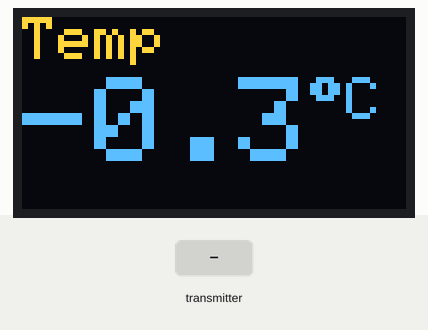
This sketch was run on a simulated ESP32. On the bench: 128×64 one-colour display. The inputs (shaded band) are chosen by the test bench. The OLED is the two-colour kind (top 16 rows yellow); what the sketch prints to the serial monitor is not drawn.

Above: at 3.4 s.
3.5 s: the transmitter starts sending hum = 25
At 4.8 s:
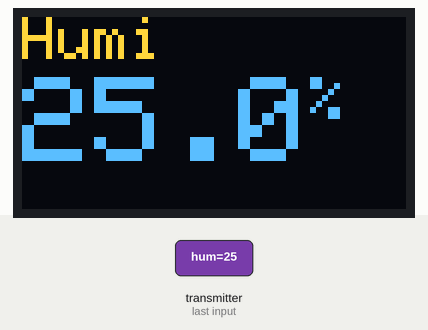
6.5 s: the transmitter starts sending temp = 25
At 9.2 s:
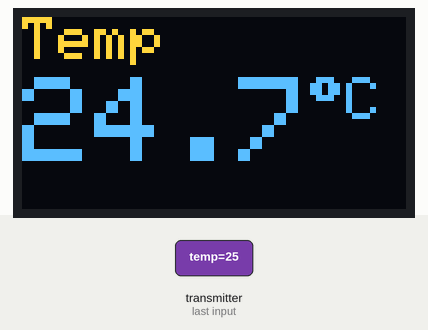
9.5 s: the transmitter starts sending pres = 25
12.5 s: the transmitter starts sending temp = 50
At 15.2 s:
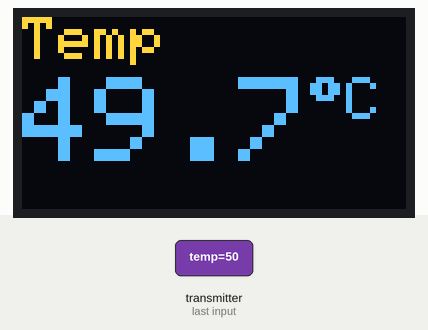
15.5 s: the transmitter starts sending hum = 0
At 17.2 s:
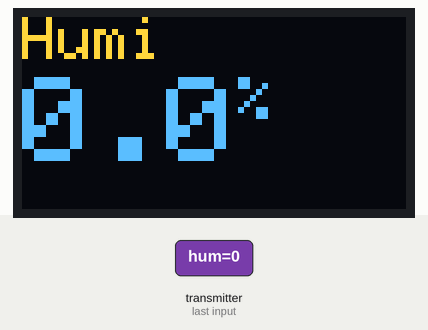
17.9 s: the transmitter starts sending pres = 50
At 19.6 s:
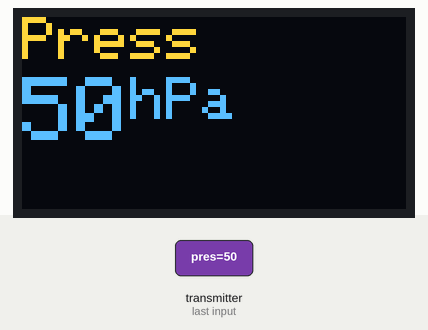
Timing chart, 0 to 21.1 s (numbered marks = the images above; inputs shaded):
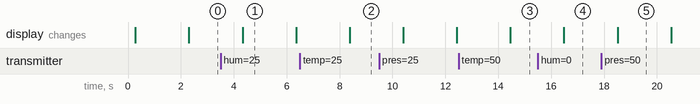

Measured:
- after the input at 6.5 s, the display: changes after 1.9 s (image 2)
- after the input at 12.5 s, the display: changes after 2.0 s (image 3)
- after the input at 15.5 s, the display: changes after 0.99 s (image 4)
- what the display in image 1 shows lasts 2.1 s, from 4.3 s to 6.4 s

The sketch:

Display.ino
```cpp
// Needed Libraties
#include <esp_now.h>
#include <WiFi.h>
#include <SPI.h>
#include <Wire.h>
#include <Adafruit_GFX.h>
#include <Adafruit_SH110X.h>

// Storing the I2C adress and other needed values, such as OLED Screen parameters
#define i2c_Address 0x3C

#define SCREEN_WIDTH 128
#define SCREEN_HEIGHT 64
#define OLED_RESET -1

// Initializing the display object
Adafruit_SH1106G display = Adafruit_SH1106G(SCREEN_WIDTH, SCREEN_HEIGHT, &Wire, OLED_RESET);

// Data structure for the incoming data from transmitting ESP board
typedef struct struct_message {
  float temp;
  float hum;
  float pres;
} struct_message;

struct_message myData;

float intemp;
float inhum;
float inpres;

// Function called when data is recieved.
// Prints values to the serial monitor and stores values for siplay on OLED
void OnDataRecv(const uint8_t * mac, const uint8_t *incomingData, int len) {
  memcpy(&myData, incomingData, sizeof(myData));
  intemp = myData.temp;
  inhum = myData.hum;
  inpres = myData.pres;
  Serial.print("Bytes received: ");
  Serial.println(len);
  Serial.print("temp: ");
  Serial.println(myData.temp);
  Serial.print("hum: ");
  Serial.println(myData.hum);
  Serial.print("pres: ");
  Serial.println(myData.pres);
  Serial.println();
}


void setup() {
  Serial.begin(115200);
  // Setting the wifi mode to be able to communicate between ESPs
  WiFi.mode(WIFI_STA);

  if (esp_now_init() != ESP_OK) {
    Serial.println("Error initializing ESP-NOW");
    return;
  }
  esp_now_register_recv_cb(esp_now_recv_cb_t(OnDataRecv));

  delay(250); // wait for the OLED to power up
  display.begin(i2c_Address, true);

  display.clearDisplay();
  delay(2000);

}
void loop()
{
  // Simple loop to display all measured values
  displayTemp(intemp);
  display.clearDisplay();
  displayHum(inhum);
  display.clearDisplay();
  displayPress(inpres);
  display.clearDisplay();
}

void displayTemp(float temp)
{
  // TEXT
  display.clearDisplay();
  display.setTextSize(2);
  display.setTextColor(SH110X_WHITE);
  display.setCursor(0, 0);
  display.println("Temp");
  display.setCursor(0, 20);
  display.setTextSize(4);
  display.setTextColor(SH110X_WHITE);
  display.print(temp - 0.3, 1);
  display.setTextSize(2);
  display.print(char(247));
  display.println("C");

  // GRAPHIC //
  /**
  display.drawLine(114, 41, 124, 41, SH110X_WHITE);
  int y = 42-(int)temp;
  int h = (int)temp;
  display.drawRect(116, y, 7, h, SH110X_WHITE);
  */
  display.display();
  delay(2000);

}

void displayHum(float hum)
{
  // TEXT
  display.clearDisplay();
  display.setTextSize(2);
  display.setTextColor(SH110X_WHITE);
  display.setCursor(0, 0);
  display.println("Humi");
  display.setCursor(0, 20);
  display.setTextSize(4);
  display.setTextColor(SH110X_WHITE);
  display.print(hum, 1);
  display.setTextSize(2);
  display.print("%");
  display.display();
  delay(2000);
}

void displayPress(float press)
{
  // TEXT
  display.clearDisplay();
  display.setTextSize(2);
  display.setTextColor(SH110X_WHITE);
  display.setCursor(0, 0);
  display.println("Press");
  display.setCursor(0, 20);
  display.setTextSize(3);
  display.setTextColor(SH110X_WHITE);
  display.print((int)press);
  display.setTextSize(2);
  display.print("hPa");
  display.display();
  delay(2000);
}
```
